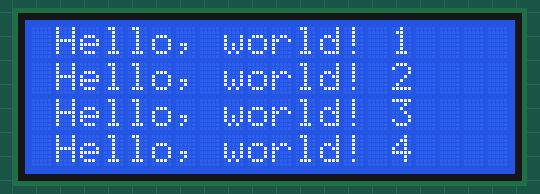
Recording of a sketch running on a simulated Arduino Uno, built with avr-gcc and run on an emulated ATmega328P. Parts: 20×4 character LCD.

Above: at 0.2 s.
At 1.2 s:
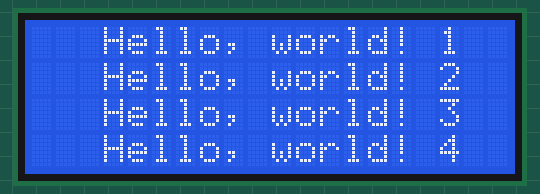
At 1.7 s:
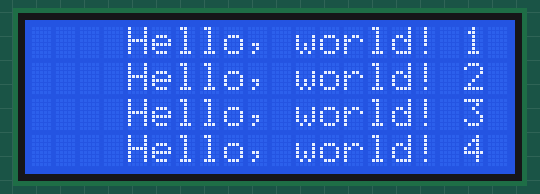
At 2.7 s:
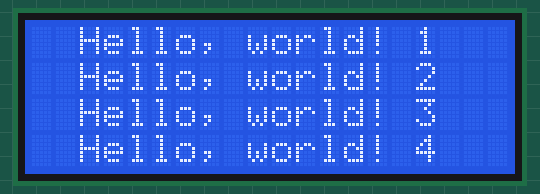
At 3.7 s:
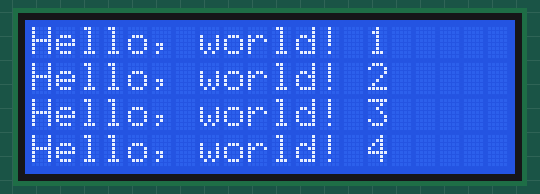

Measured:
- by itself, everything shown: repeats every 4.0 s, in 8 steps
- what the display in image 1 shows lasts 0.5 s, from 1.1 s to 1.6 s

The sketch:

LCD_display.ino
```cpp
#include <Wire.h> // i2C 통신을 위한 라이브러리
#include <LiquidCrystal_I2C.h> // LCD 2004 I2C용 라이브러리
LiquidCrystal_I2C lcd(0x27,20,4); // 접근주소 : 0x3F or 0x27

void setup() {
  // put your setup code here, to run once:
  lcd.init(); // LCD 초기화
  lcd.backlight(); // 백라이트 켜기

  lcd.setCursor(0,0); // 1번째 줄 문자열 출력
  lcd.print("Hello, world! 1");

  lcd.setCursor(0,1); // 2번째 줄 문자열 출력
  lcd.print("Hello, world! 2");

  lcd.setCursor(0,2); // 3번째 줄 문자열 출력
  lcd.print("Hello, world! 3");

  lcd.setCursor(0,3); // 4번째 줄 문자열 출력
  lcd.print("Hello, world! 4");

}

void loop() {
  // put your main code here, to run repeatedly:
  for(int i=0;i<4;i++){ // 오른쪽으로 4칸 움직이기
    lcd.scrollDisplayRight();
    delay(500);
  }
  for(int j=0;j<4;j++){ // 왼쪽으로 4칸 움직이기
    lcd.scrollDisplayLeft();
    delay(500);
  }

}
```
